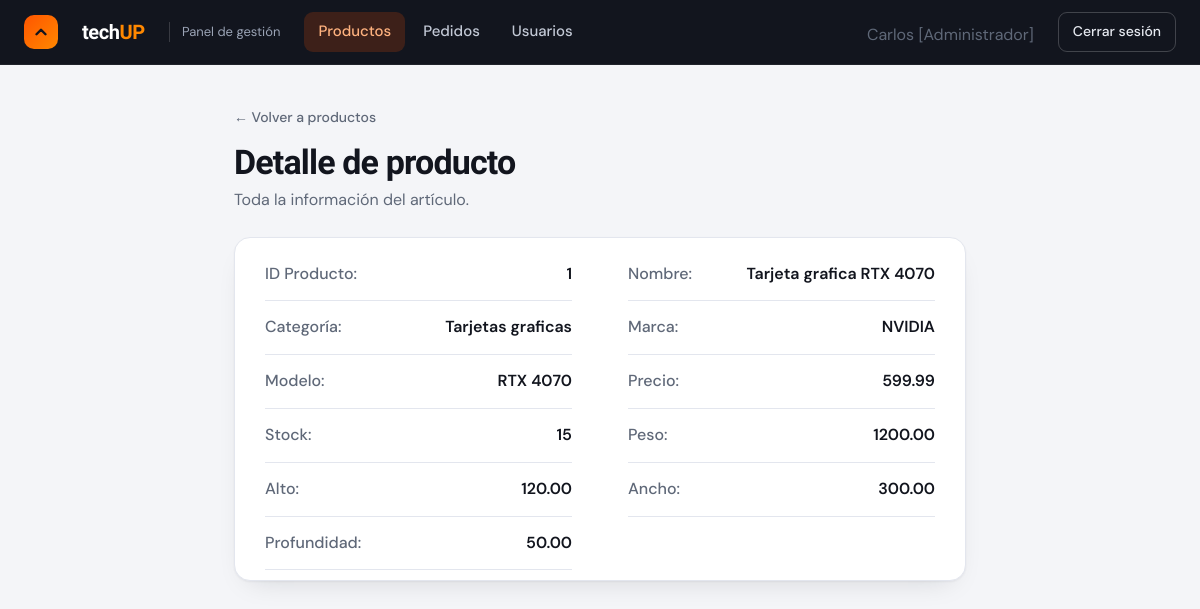
The app's page /index.php?entity=producto&action=show&id=1 (signed in) with its own data.
### tables this page shows
CREATE TABLE detalles_producto (
    id_detalle_producto INT UNSIGNED AUTO_INCREMENT PRIMARY KEY,
    id_producto INT UNSIGNED NOT NULL UNIQUE,
    peso DECIMAL(8, 2) NOT NULL COMMENT 'Peso en gramos',
    alto DECIMAL(8, 2) NOT NULL COMMENT 'Altura en milimetros',
    ancho DECIMAL(8, 2) NOT NULL COMMENT 'Anchura en milimetros',
    profundidad DECIMAL(8, 2) NOT NULL COMMENT 'Profundidad en milimetros',

    CONSTRAINT fk_detalles_producto_productos
        FOREIGN KEY (id_producto)
        REFERENCES productos(id_producto)
        ON UPDATE CASCADE
        ON DELETE CASCADE,

    CONSTRAINT chk_detalles_producto_peso
        CHECK (peso > 0),

    CONSTRAINT chk_detalles_producto_alto
        CHECK (alto > 0),

    CONSTRAINT chk_detalles_producto_ancho
        CHECK (ancho > 0),

    CONSTRAINT chk_detalles_producto_profundidad
        CHECK (profundidad > 0)
);

CREATE TABLE productos (
    id_producto INT UNSIGNED AUTO_INCREMENT PRIMARY KEY,
    nombre VARCHAR(120) NOT NULL,
    categoria VARCHAR(60) NOT NULL,
    marca VARCHAR(60) NOT NULL,
    modelo VARCHAR(100),
    precio DECIMAL(10, 2) NOT NULL,
    stock INT UNSIGNED NOT NULL DEFAULT 0,

    CONSTRAINT chk_producto_precio
        CHECK (precio >= 0)
);

### controller/CProducto.php (called while the page is built, shortened)
<?php
require_once __DIR__ . "/../model/MProductos.php";
class CProducto
{
    private MProductos $model;
    public function __construct()
    {
        $this->model = new MProductos();
    }
    public function show($id)
    {
        $producto = $this->model->getById($id);
        require_once __DIR__ . "/../view/productos/VProductoVer.php";
    }
}

### index.php (called while the page is built, shortened)
<?php
CDestino::enrutar();

### db/Conectar.php (called while the page is built)
<?php
class ConexionBD{
    public static function conectar(){
        $conexion = new mysqli("127.0.0.1","root","","tienda_informatica");
        $conexion -> query("SET NAMES 'UTF8' ");
        return $conexion;
    }
}

### model/MProductos.php (called while the page is built, shortened)
<?php
class MProductos
{
    private $db;
    public function __construct()
    {
        $this->db = ConexionBD::conectar();
    }
    public function getById($id)
    {
        $consulta = $this->db->prepare("SELECT
            productos.nombre as productoNombre,
            productos.id_producto as productoId,
            productos.categoria as productoCategoria,
            productos.marca as productoMarca,
            productos.modelo as productoModelo,
            productos.precio as productoPrecio,
            productos.stock as productoStock,
            detalles_producto.peso as productoPeso,
            detalles_producto.alto as productoAlto,
            detalles_producto.ancho as productoAncho,
            detalles_producto.profundidad as productoProfundidad
        FROM productos
        INNER JOIN detalles_producto ON productos.id_producto = detalles_producto.id_producto
        WHERE productos.id_producto = ?
    ");
        $consulta->bind_param("i", $id);
        $consulta->execute();
        $resultado = $consulta->get_result();
        $producto = $resultado->fetch_assoc();
        return $producto;
    }
}

### view/productos/VProductoVer.php (the view, shortened to what this page needs)
<!DOCTYPE html>
<html lang="es">
<head>
    <link rel="stylesheet" href="view/styles.css">
</head>
<body>
    <header class="topbar">
        <div class="topbar-inner">
                <span class="brand-mark" aria-hidden="true"><svg width="18" height="18" viewBox="0 0 24 24" fill="none" stroke="#12151e" stroke-width="3.2" stroke-linecap="round" stroke-linejoin="round"><path d="M6 15l6-6 6 6"/></svg></span>
                <span class="brand-name">tech<b>UP</b></span>
                <span class="brand-tag">Panel de gestión</span>
            <nav class="nav" aria-label="Secciones">
            <a href="?entity=producto&amp;action=index" class="is-active" aria-current="page">Productos</a>
            <a href="?entity=pedido&amp;action=index&rol=0">Pedidos</a>
            <a href="?entity=usuario&amp;action=index">Usuarios</a>
            </nav>
            <span class="page-sub">  <?= $_SESSION["nombre"] ?>
                <?php
                if ($_SESSION['rol'] == 0) {
                    echo "[Administrador]";
                } else {
                    echo "[Cliente]";
                }
                ?>
            </span>
            <a class="logout" href="?entity=login&amp;action=index">Cerrar sesión</a>
        </div>
    </header>
    <main class="page page-narrow">
        <a href="?entity=producto&action=index" class="back">← Volver a productos</a>
        <div class="page-head">
            <div>
                <h1>Detalle de producto</h1>
                <p class="page-sub">Toda la información del artículo.</p>
            </div>
        </div>
        <div class="panel detail detail-grid">
            <?php
            echo "<p><strong>ID Producto: </strong> " . $producto['productoId'] . "</p>";
            echo "<p><strong>Nombre: </strong> " . $producto['productoNombre'] . "</p>";
            echo "<p><strong>Categoría: </strong> " . $producto['productoCategoria'] . "</p>";
            echo "<p><strong>Marca: </strong> " . $producto['productoMarca'] . "</p>";
            echo "<p><strong>Modelo: </strong> " . $producto['productoModelo'] . "</p>";
            echo "<p><strong>Precio: </strong> " . $producto['productoPrecio'] . "</p>";
            echo "<p><strong>Stock: </strong> " . $producto['productoStock'] . "</p>";
            echo "<p><strong>Peso: </strong> " . $producto['productoPeso'] . "</p>";
            echo "<p><strong>Alto: </strong> " . $producto['productoAlto'] . "</p>";
            echo "<p><strong>Ancho: </strong> " . $producto['productoAncho'] . "</p>";
            echo "<p><strong>Profundidad: </strong> " . $producto['productoProfundidad'] . "</p>";
            ?>
        </div>
    </main>
</body>
</html>

### view/styles.css (style rules this page uses)
:root { --bg: #F4F5F8; --surface: #ffffff; --surface-2: #F8F9FB; --ink: #12151e; --muted: #5f6878; --line: #e3e6ee; --brand: #FF5500; --brand-2: #FF8800; --brand-text: #C2410C; --graphite: #12151e; --graphite-2: #1c202b; --danger: #b42318; --shadow: 0 1px 2px rgba(18, 21, 30, .05), 0 12px 28px -16px rgba(18, 21, 30, .18); --pendiente-fg: #8a5a00; --pendiente-bg: rgba(245, 166, 35, .18); --pagado-fg: #1d4ed8; --pagado-bg: rgba(59, 130, 246, .13); --enviado-fg: #6d28d9; --enviado-bg: rgba(139, 92, 246, .14); --entregado-fg: #13703a; --entregado-bg: rgba(34, 197, 94, .16); --cancelado-fg: #b42318; --cancelado-bg: rgba(239, 68, 68, .13); --admin-fg: #C2410C; --admin-bg: rgba(255, 85, 0, .12); --user-fg: #475467; --user-bg: rgba(100, 116, 139, .14); color-scheme: light dark; }
*, *::before, *::after { box-sizing: border-box; }
html { -webkit-text-size-adjust: 100%; }
body { margin: 0; background: var(--bg); color: var(--ink); font: 400 16px/1.55 "DM Sans", system-ui, "Segoe UI", Roboto, sans-serif; -webkit-font-smoothing: antialiased; }
h1, h2, h3, legend, .brand-name, .auth-slogan { font-family: "Sora", "DM Sans", system-ui, sans-serif; }
a { color: inherit; }
.topbar { position: sticky; top: 0; z-index: 50; background: var(--graphite); color: #fff; border-bottom: 1px solid rgba(255, 255, 255, .06); }
.topbar-inner { max-width: 1200px; margin: 0 auto; padding: 0 24px; height: 64px; display: flex; align-items: center; gap: 24px; }
.brand-mark { width: 34px; height: 34px; border-radius: 10px; display: grid; place-items: center; background: linear-gradient(135deg, var(--brand), var(--brand-2)); }
.brand-name { font-weight: 700; font-size: 20px; letter-spacing: -.02em; }
.brand-name b { color: var(--brand-2); font-weight: 700; }
.brand-tag { font-size: 13px; color: #9aa3b5; padding-left: 12px; border-left: 1px solid rgba(255, 255, 255, .16); }
.nav { display: flex; gap: 4px; flex: 1; min-width: 0; overflow-x: auto; scrollbar-width: none; }
.nav a { padding: 8px 14px; border-radius: 9px; text-decoration: none; color: #c3c9d6; font-weight: 500; font-size: 15px; white-space: nowrap; transition: background .15s, color .15s; }
.nav a.is-active { background: rgba(255, 85, 0, .18); color: #FFB27F; }
.logout { flex-shrink: 0; padding: 8px 14px; border: 1px solid rgba(255, 255, 255, .2); border-radius: 9px; text-decoration: none; color: #e6e9f0; font-size: 14px; font-weight: 500; transition: background .15s; }
.page { max-width: 1200px; margin: 0 auto; padding: 40px 24px 80px; }
.page-narrow { max-width: 780px; }
.page-head { display: flex; align-items: flex-end; justify-content: space-between; flex-wrap: wrap; gap: 16px; margin-bottom: 24px; }
.page-head h1 { margin: 0; font-size: clamp(26px, 3.2vw, 34px); line-height: 1.15; letter-spacing: -.025em; }
.page-sub { margin: 6px 0 0; color: var(--muted); }
.back { display: inline-flex; align-items: center; gap: 6px; margin-bottom: 14px; color: var(--muted); font-size: 14px; font-weight: 500; text-decoration: none; }
.panel { background: var(--surface); border: 1px solid var(--line); border-radius: 16px; box-shadow: var(--shadow); }
.detail { padding: 10px 30px; }
.detail-grid { display: grid; grid-template-columns: repeat(2, minmax(0, 1fr)); column-gap: 56px; }
.detail p, .verPedido p { display: flex; justify-content: space-between; gap: 16px; margin: 0; padding: 14px 0; font-weight: 600; border-bottom: 1px solid var(--line); }
.detail p strong, .verPedido p strong { font-weight: 500; color: var(--muted); }

### records on screen
detalles_producto: id_producto.id_producto "1", id_producto.nombre "Tarjeta grafica RTX 4070", id_producto.categoria "Tarjetas graficas", id_producto.marca "NVIDIA", id_producto.modelo "RTX 4070", id_producto.precio "599.99", id_producto.stock "15", peso "1200.00", alto "120.00", ancho "300.00", profundidad "50.00"

### other values on screen
$_SESSION["nombre"] "Carlos"
